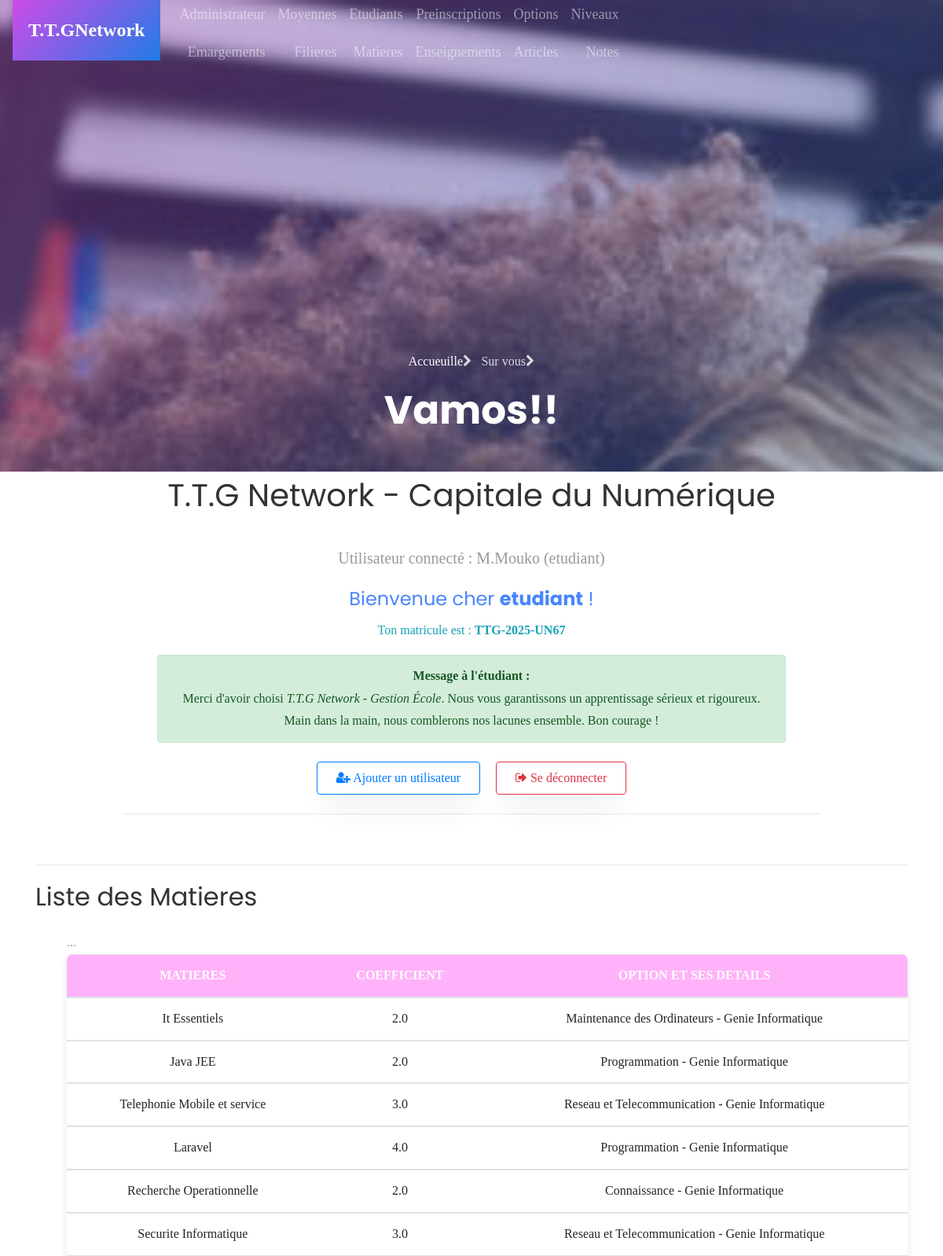
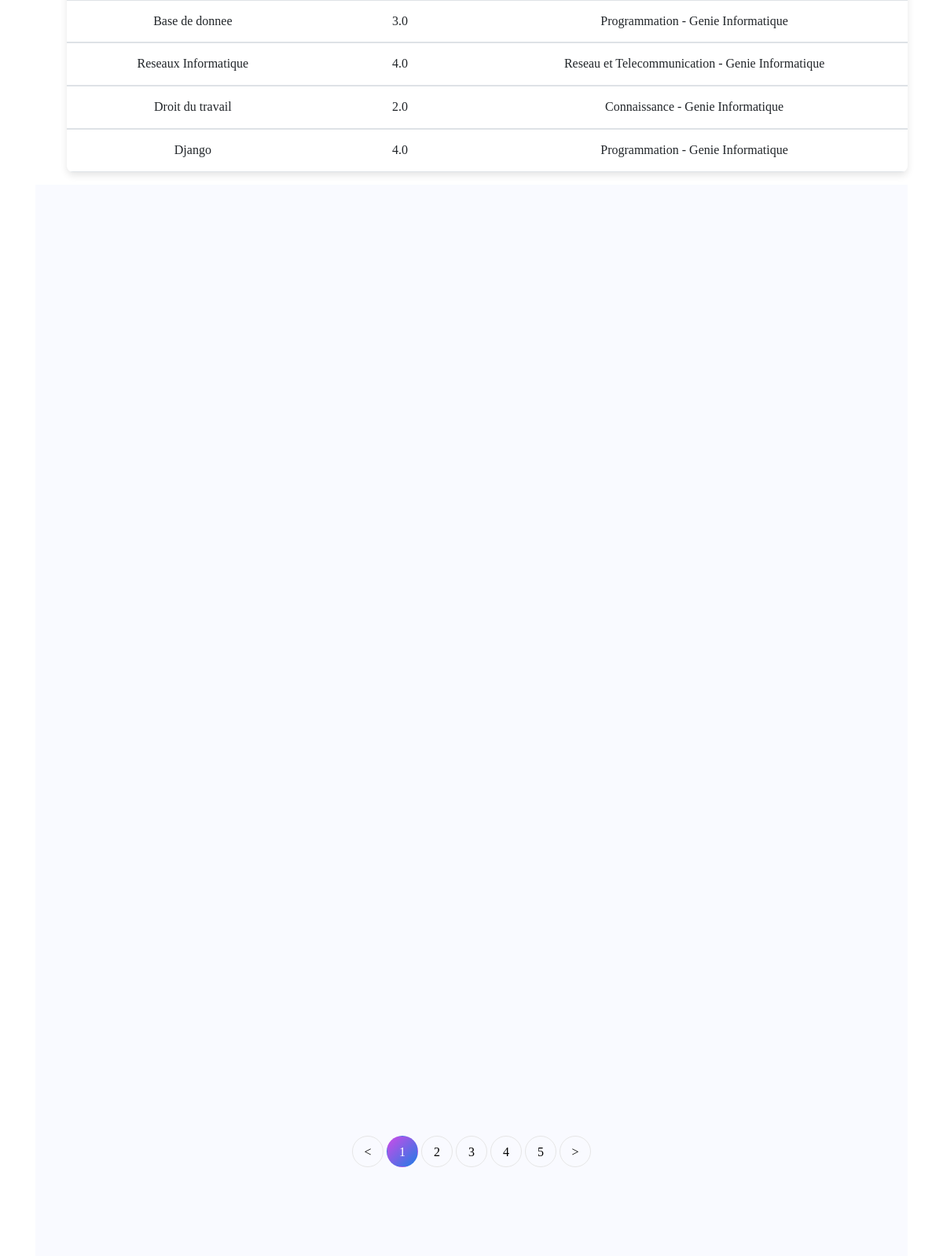
The page /matiere (signed in, upper part) on the database its author committed (2 pictures, top to bottom).
### core/models.py (models this page shows, shortened)
class User(AbstractUser):
    ROLES = (
        ('admin', 'Administrateur'),
        ('formateur', 'Formateur'),
        ('etudiant', 'Étudiant'),
        ('parent', 'Parent'),
    )
    role = models.CharField(max_length=20, choices=ROLES)
    code_formateur = models.CharField(max_length=10, unique=True, null=True, blank=True)
    code_parent = models.CharField(max_length=10, unique=True, null=True, blank=True)
    matricule = models.CharField(max_length=30, unique=True, null=True, blank=True)
    def __str__(self):
        return f"{self.username} ({self.role})"

class Matiere(models.Model):
    nom = models.CharField(max_length=100)
    coefficient = models.FloatField()
    option = models.ForeignKey(Option, on_delete=models.CASCADE)

class Option(models.Model):
    nom = models.CharField(max_length=100)
    filiere = models.ForeignKey(Filiere, on_delete=models.CASCADE)
    class Meta:
        constraints = [
            models.UniqueConstraint(fields=['nom', 'filiere'], name='unique_option_par_filiere_et_niveau')
        ]
        verbose_name = "Option"
        verbose_name_plural = "Options"
    def __str__(self):
        filiere_nom = self.filiere.nom if self.filiere else "Filière inconnue"
        return f"{self.nom} - {filiere_nom}"

class Filiere(models.Model):
    nom = models.CharField(max_length=100)

### core/views.py (the view)
# urls.py: path('matiere', views.matieres_view, name='matiere'),
@login_required
def matieres_view(request):
    matieres = Matiere.objects.all()
    return render(request, 'liste_matieres.html', {'matieres': matieres})

### core/templates/liste_matieres.html (shortened to what this page needs)
{% extends "base.html" %}
{% block content %}
  <hr>
  <h2>Liste des Matieres</h2>
  <ul>
    <table class="table">
			<thead>
			    <th>Matieres</th>
          <th>Coefficient</th>
          <th>Option et ses details</th>
			</thead>
      {% for matiere in matieres %}
			<tbody>
				  <td>{{ matiere.nom }}</td>
          <td>{{ matiere.coefficient }}</td>
          <td>{{ matiere.option }}</td>
			</tbody>
      {% endfor %}
		</table>
  </ul>
  <section class="ftco-section bg-light">
		<div class="container">
			<div class="row">
			</div>
			<div class="row mt-5">
				<div class="col text-center">
					<div class="block-27">
						<ul>
							<li><a href="#">&lt;</a></li>
							<li class="active"><span>1</span></li>
							<li><a href="#">2</a></li>
							<li><a href="#">3</a></li>
							<li><a href="#">4</a></li>
							<li><a href="#">5</a></li>
							<li><a href="#">&gt;</a></li>
						</ul>
					</div>
				</div>
			</div>
		</div>
	</section>
{% endblock %}

### core/templates/base.html (shortened to what this page needs)
<!DOCTYPE html>
<html lang="en">
  {% load static %}
<head>
	<link rel="stylesheet" href="https://stackpath.bootstrapcdn.com/font-awesome/4.7.0/css/font-awesome.min.css">
	<link rel="stylesheet" href="{% static 'css/animate.css' %}">
	<link rel="stylesheet" href="{% static 'css/feuille.css' %}">
	<link rel="stylesheet" href="{% static 'css/owl.carousel.min.css' %}">
	<link rel="stylesheet" href="{% static 'css/owl.theme.default.min.css' %}">
	<link rel="stylesheet" href="{% static 'css/magnific-popup.css' %}">
	<link rel="stylesheet" href="{% static 'css/bootstrap-datepicker.css' %}">
	<link rel="stylesheet" href="{% static 'css/jquery.timepicker.css' %}">
	<link rel="stylesheet" href="{% static 'css/flaticon.css' %}">
	<link rel="stylesheet" href="{% static 'css/style.css' %}">
</head>
<body>
	<nav class="navbar navbar-expand-lg navbar-dark ftco_navbar bg-dark ftco-navbar-light" id="ftco-navbar">
		<div class="container">
			<a class="navbar-brand" href="index.html"><span>T.T.G</span>Network</a>
			<div class="collapse navbar-collapse" id="ftco-nav" style="font-family:Georgia, 'Times New Roman', Times, serif;font-size:large;">
				<ul class="navbar-nav ml-auto">
          <div>
            <li class="nav-item"><a href="{% url 'admin:index' %}" class="nav-link">Administrateur</a></li>
            <li class="nav-item"><a href="{% url 'liste_emargements' %}" class="nav-link">Emargements</a></li>
          </div>
					<div>
            <li class="nav-item"><a href="{% url 'recherche_moyenne' %}" class="nav-link">Moyennes</a></li>
            <li class="nav-item"><a href="{% url 'filiere' %}" class="nav-link">Filieres</a></li>
          </div>
          <div>
            <li class="nav-item"><a href="{% url 'etudiant' %}" class="nav-link">Etudiants</a></li>
            <li class="nav-item"><a href="{% url 'matiere' %}" class="nav-link">Matieres</a></li>
          </div>
					<div>
            <li class="nav-item"><a href="{% url 'preinscription' %}" class="nav-link">Preinscriptions</a></li>
            <li class="nav-item"><a href="{% url 'enseignement' %}" class="nav-link">Enseignements</a></li>
          </div>
          <div>
            <li class="nav-item"><a href="{% url 'options' %}" class="nav-link">Options</a></li>
            <li class="nav-item"><a href="{% url 'article' %}" class="nav-link">Articles</a></li>
          </div>
          <div>
            <li class="nav-item"><a href="{% url 'niveau' %}" class="nav-link">Niveaux</a></li>
            <li class="nav-item"><a href="{% url 'note' %}" class="nav-link">Notes</a></li>
          </div>
				</ul>
			</div>
		</div>
    <div class="collapse navbar-collapse" id="ftco-nav">
			</div>
	</nav>
	<section class="hero-wrap hero-wrap-2" style="background-image: url('/static/images/image_4.jpg');">
		<div class="overlay"></div>
		<div class="container">
			<div class="row no-gutters slider-text align-items-end justify-content-center">
				<div class="col-md-9 ftco-animate pb-5 text-center">
					<p class="breadcrumbs"><span class="mr-2"><a href="{% url 'connexion' %}">Accueuille<i class="fa fa-chevron-right"></i></a></span> <span>Sur vous<i class="fa fa-chevron-right"></i></span></p>
					<h1 class="mb-0 bread">Vamos!!</h1>
				</div>
			</div>
		</div>
	</section>
  <section>
    <div class="container" id="base">
        <h1>T.T.G Network - Capitale du Numérique</h1>
    <main class="py-4 text-center">
      <p class="lead">Utilisateur connecté : <strong>{{ user }}</strong></p>
      {% if user.is_authenticated %}
        {% if user.role %}
          <p class="text-primary h4">Bienvenue cher <strong>{{ user.role }}</strong> !</p>
        {% else %}
          <p class="text-primary h4">Bienvenue cher <strong>Admin</strong> !</p>
        {% endif %}
        {% if user.matricule %}
          <p class="text-info">Ton matricule est : <strong>{{ user.matricule }}</strong></p>
          <div class="alert alert-success" role="alert" style="max-width: 800px; margin: auto;">
            <strong>Message à l'étudiant :</strong><br>
            Merci d'avoir choisi <em>T.T.G Network - Gestion École</em>. Nous vous garantissons un apprentissage sérieux et rigoureux. Main dans la main, nous comblerons nos lacunes ensemble. Bon courage !
          </div>
        {% else %}
          <div class="alert alert-dark" role="alert" style="max-width: 800px; margin: auto;">
            <strong>Message à l’administrateur :</strong><br>
            Merci pour votre dévouement. Votre autorité est un symbole de notre confiance. Prenez soin de votre santé pour assurer la continuité des opérations !
          </div>
        {% endif %}
      {% endif %}
      <div class="mt-4 d-flex justify-content-center gap-3" style="gap: 20px;">
        <a href="{% url 'urlregister' %}" class="btn btn-outline-primary px-4 py-2">
          <i class="fa fa-user-plus"></i> Ajouter un utilisateur
        </a>
        <a href="{% url 'urllogout' %}" class="btn btn-outline-danger px-4 py-2">
          <i class="fa fa-sign-out"></i> Se déconnecter
        </a>
      </div>
      <hr class="my-4" style="width: 80%;">
    </main>
    </div>
  </section>
  <section >
    <div class="container">
      {% block content %}{% endblock %}
    </div>
  </section>
</body>
</html>

### core/static/css/feuille.css (style rules this page uses)
section { font-family:Cambria, Cochin, Georgia, Times, 'Times New Roman', serif; font-family: 'Franklin Gothic Medium', 'Arial Narrow', Arial, sans-serif; }
div { font-family:Cambria, Cochin, Georgia, Times, 'Times New Roman', serif; }
#base { text-align: center; font-family:Cambria, Cochin, Georgia, Times, 'Times New Roman', serif; width: 100%; }
table { width: 100%; text-align:justify; }
#ftco-nav { font-family: 'Franklin Gothic Medium', 'Arial Narrow', Arial, sans-serif; text-align: end; content: ''; display: block; width: 60%; height: 4px; margin: 8px auto 0; border-radius: 2px; }

### core/templates/base.html (style rules this page uses)
h2::after { font-family: 'Franklin Gothic Medium', 'Arial Narrow', Arial, sans-serif; text-align: center; content: ''; display: block; width: 60%; height: 4px; margin: 8px auto 0; border-radius: 2px; }
table { width: 90%; margin: 0 auto; border-collapse: collapse; background-color: #ffffff; box-shadow: 0 4px 10px rgba(0, 0, 0, 0.1); border-radius: 8px; overflow: hidden; }
thead { background-color:rgba(255, 0, 234, 0.3); color: white; text-transform: uppercase; }
th, td { padding: 14px 20px; border-bottom: 1px solid #dee2e6; text-align: center; }

### rows shown on the page
User: username+role "M.Mouko (etudiant)", role "etudiant", matricule "TTG-2025-UN67"
Matiere: nom "It Essentiels", coefficient "2.0", option "Maintenance des Ordinateurs - Genie Informatique"
Matiere: nom "Java JEE", coefficient "2.0", option "Programmation - Genie Informatique"
Matiere: nom "Telephonie Mobile et service", coefficient "3.0", option "Reseau et Telecommunication - Genie Informatique"
Matiere: nom "Laravel", coefficient "4.0", option "Programmation - Genie Informatique"
Matiere: nom "Recherche Operationnelle", coefficient "2.0", option "Connaissance - Genie Informatique"
Matiere: nom "Securite Informatique", coefficient "3.0", option "Reseau et Telecommunication - Genie Informatique"
Matiere: nom "Base de donnee", coefficient "3.0", option "Programmation - Genie Informatique"
Matiere: nom "Reseaux Informatique", coefficient "4.0", option "Reseau et Telecommunication - Genie Informatique"
Matiere: nom "Droit du travail", coefficient "2.0", option "Connaissance - Genie Informatique"
Matiere: nom "Django", coefficient "4.0", option "Programmation - Genie Informatique"
